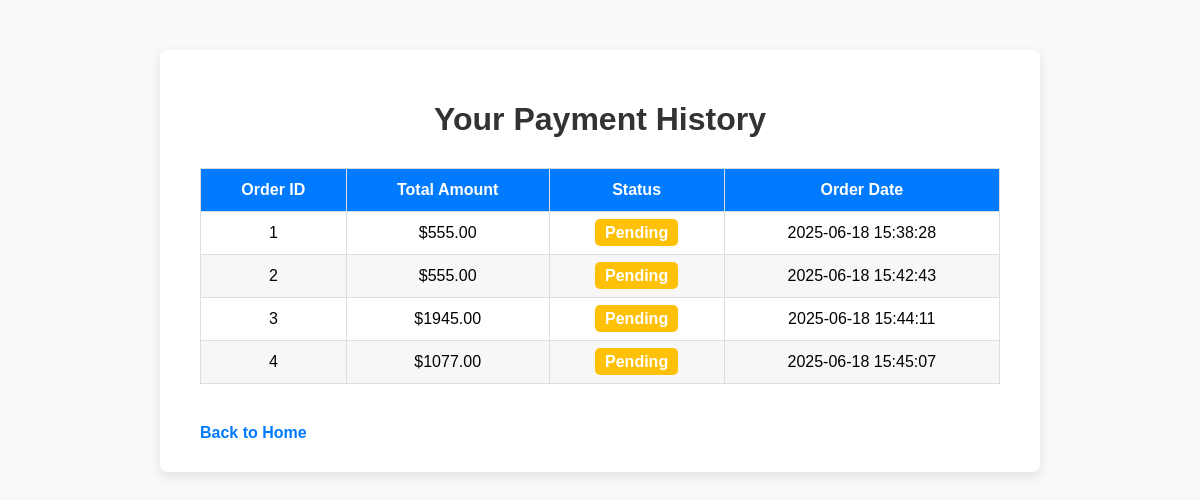
The page /order_history (signed in) on the database as committed earlier.
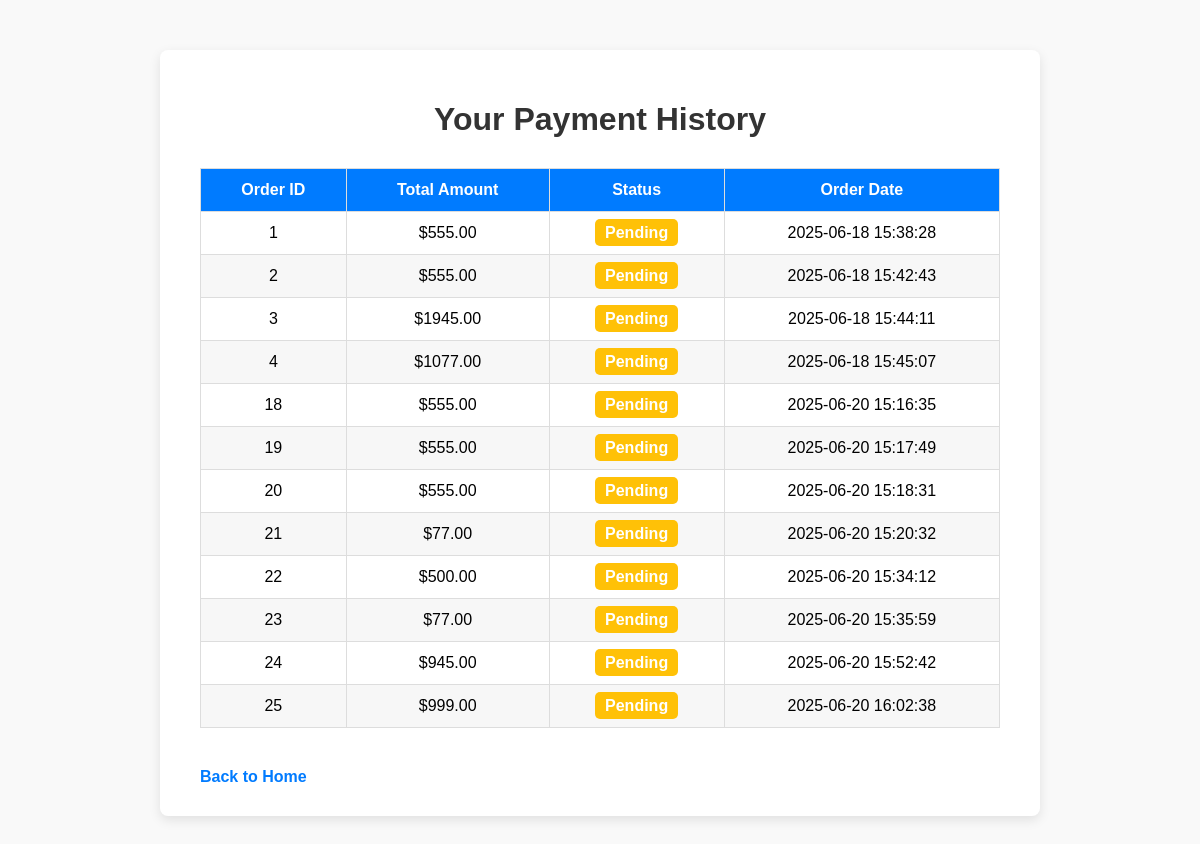
The same page on the database as committed later.
### app.py (models this page shows)
class Order(db.Model):
    id = db.Column(db.Integer, primary_key=True)
    customer_id = db.Column(db.Integer, db.ForeignKey('customer.id'))
    total_amount = db.Column(db.Float)
    status = db.Column(db.String(50), default='Pending')
    created_at = db.Column(db.DateTime, default=datetime.utcnow)
    customer = db.relationship('Customer', backref='orders')

### app.py (the view)
@app.route('/order_history')
def order_history():
    customer = get_current_customer()
    if not customer:
        return redirect(url_for('custlogin'))
    orders = customer.orders
    return render_template('order.html', orders=orders)

### app.py (called while the page is built)
def get_current_customer():
    if 'customer_id' in session:
        return Customer.query.get(session['customer_id'])
    return None

@app.context_processor
def inject_cart():
    customer = None
    cart = None
    total = 0
    if 'customer_id' in session:
        customer = Customer.query.get(session['customer_id'])
        if customer and customer.cart:
            cart = customer.cart
            total = sum(item.product.price * item.quantity for item in cart.items)
    return dict(cart=cart, total=total)

### templates/order.html (shortened to what this page needs)
<!DOCTYPE html>
<html lang="en">
<head>
</head>
<body>
    <div class="container">
        <h1>Your Payment History</h1>
        {% if orders %}
        <table>
            <thead>
                <tr>
                    <th>Order ID</th>
                    <th>Total Amount</th>
                    <th>Status</th>
                    <th>Order Date</th>
                </tr>
            </thead>
            <tbody>
                {% for order in orders %}
                <tr>
                    <td data-label="Order ID">{{ order.id }}</td>
                    <td data-label="Total Amount">${{ "%.2f"|format(order.total_amount) }}</td>
                    <td data-label="Status"><span class="status {{ order.status }}">{{ order.status }}</span></td>
                    <td data-label="Order Date">{{ order.created_at.strftime('%Y-%m-%d %H:%M:%S') }}</td>
                </tr>
                {% endfor %}
            </tbody>
        </table>
        {% else %}
        <p class="no-orders">You have no payment history yet.</p>
        {% endif %}
        <a href="{{ url_for('main') }}" class="back-link">Back to Home</a>
    </div>
</body>
</html>

### templates/order.html (style rules this page uses)
body { font-family: Arial, sans-serif; background-color: #f9f9f9; margin: 0; padding: 0; }
.container { max-width: 800px; margin: 50px auto; background-color: white; padding: 30px 40px; border-radius: 8px; box-shadow: 0 4px 12px rgba(0,0,0,0.1); }
h1 { text-align: center; color: #333; margin-bottom: 30px; }
table { width: 100%; border-collapse: collapse; margin-bottom: 20px; }
th, td { padding: 12px 15px; border: 1px solid #ddd; text-align: center; }
th { background-color: #007bff; color: white; }
tbody tr:nth-child(even) { background-color: #f7f7f7; }
.status { font-weight: bold; padding: 5px 10px; border-radius: 5px; color: white; }
.status.Pending { background-color: #ffc107; }
a.back-link { display: inline-block; margin-top: 20px; color: #007bff; text-decoration: none; font-weight: bold; }

Rows that differ between the two databases and show on the page:
added Order: id "18", total_amount "555.00", status "Pending", created_at "2025-06-20 15:16:35"
added Order: id "19", total_amount "555.00", status "Pending", created_at "2025-06-20 15:17:49"
added Order: id "20", total_amount "555.00", status "Pending", created_at "2025-06-20 15:18:31"
added Order: id "21", total_amount "77.00", status "Pending", created_at "2025-06-20 15:20:32"
added Order: id "22", total_amount "500.00", status "Pending", created_at "2025-06-20 15:34:12"
added Order: id "23", total_amount "77.00", status "Pending", created_at "2025-06-20 15:35:59"
added Order: id "24", total_amount "945.00", status "Pending", created_at "2025-06-20 15:52:42"
added Order: id "25", total_amount "999.00", status "Pending", created_at "2025-06-20 16:02:38"
